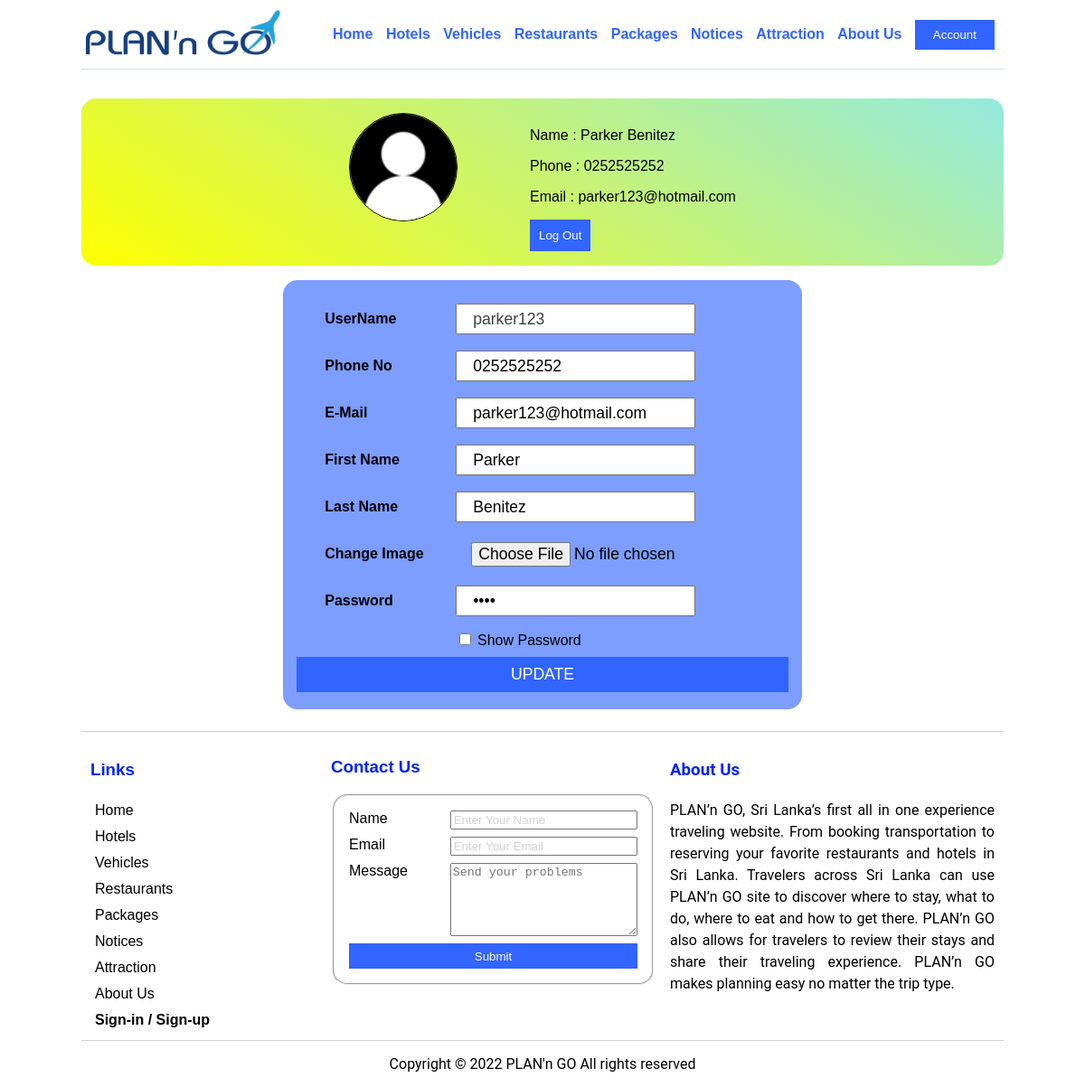
The page /profile.php (signed in) on the database its author committed.
### tables this page shows
CREATE TABLE table_user(
  userId INT UNSIGNED AUTO_INCREMENT,
  userName VARCHAR(40) NOT NULL UNIQUE,
  email VARCHAR(40) UNIQUE NOT NULL,
  phoneNo VARCHAR(10) UNIQUE,
  pwd VARCHAR(40),
  firstName VARCHAR(40),
  lastName VARCHAR(40),
  userImg VARCHAR(40) NOT NULL DEFAULT 'user.png',
  PRIMARY KEY (userId)
);

### profile.php (the view, shortened to what this page needs)
<?php
  include 'head.php';
  $conn = OpenCon();
  $sql = "SELECT * FROM `table_user` WHERE `userId` = " . $_SESSION['Id'];
  $result = $conn->query($sql);
  $result = $result->fetch_assoc();
  $img = $result['userImg'];
  $uname = $result['userName'];
  $fname = $result['firstName'];
  $lname = $result['lastName'];
  $phone = $result['phoneNo'];
  $mail = $result['email'];
  $password = $result['pwd'];
?>
	<link rel="stylesheet" hreflang="" href="https://cdnjs.cloudflare.com/ajax/libs/font-awesome/4.7.0/css/font-awesome.min.css">
  <link rel="stylesheet" href="css/profile.css" type="text/css">
<?php include 'header.php' ?>
  <section>
    <div class="user-details">
      <img src="img/User/<?php echo $img ?>" alt="User Image" class="user-img">
      <div>
        <p>Name : <?php echo $fname ?> <?php echo $lname ?></p>
        <p>Phone : <?php echo $phone ?></p>
        <p>Email : <?php echo $mail ?></p>
        <a href="logout.php"><input type="button" class="btn-animation" value="Log Out" style="padding:10px;"></a>
      </div>
    </div>
    <table class="user-update">
      <tr>
        <td><label for="uname">UserName </label></td>
        <td><input type="text" value="<?php echo $uname ?>" readonly></td>
      </tr>
      <form action="update.php" method="POST" enctype="multipart/form-data">
        <tr>
          <td><label for="phone">Phone No </label></td>
          <td><input type="text" name="phone" value="<?php echo $phone ?>"></td>
        </tr>
        <tr>
          <td><label for="email">E-Mail </label></td>
          <td><input type="email" name="email" value="<?php echo $mail ?>" required></td>
        </tr>
        <tr>
          <td><label for="first">First Name </label></td>
          <td><input type="text" name="first" value="<?php echo $fname ?>"></td>
        </tr>
        <tr>
          <td><label for="last">Last Name </label></td>
          <td><input type="text" name="last" value="<?php echo $lname ?>"></td>
        </tr>
        <tr>
          <td><label for="img">Change Image </label></td>
          <td><input type="file" name="img"></td>
        </tr>
        <tr>
          <td><label for="password">Password </label></td>
          <td><input type="password" name="password" id="password" value="<?php echo $password ?>"></td>
        </tr>
        <tr>
          <td></td>
          <td><input type="checkbox" onclick="fun1(this)"> Show Password</td>
        </tr>
        <tr>
          <th colspan="2"><input type="submit" value="Update" class="btn-animation"></th>
        </tr>
      </form>
    </table>
  </section>
  <?php include 'footer.php'; include 'messageDisplay.php' ?>
</body>
</html>

### css/main.css (style rules this page uses)
:root { --extralightblue: #ccddff; --lightblue: #7d9dff; --midblue: #3264ff; --darkblue: #0022ff; --black20: #11111120; --black30: #11111130; --black65: #11111165; --ash: #919191; --lightblack: #dadfe6; --midblack: #737373; }
* { box-sizing: border-box; transition: all .15s ease; }
body { overflow-x: hidden; width: 85%; margin-left: auto; margin-right: auto; font-family: sans-serif, "Times New Roman"; }
.btn-animation { cursor: pointer; background-color: var(--midblue); color: white; transition: 0.25s; border: 0px; }
input::placeholder { color: var(--black30); }
section, footer, .copyright, .nav_link li { opacity: 0; }
footer, .copyright, section { animation: FadeUp 0.25s ease forwards; }
section { animation-delay: .25s; }

### css/profile.css (style rules this page uses)
td:first-child { font-weight: 700; padding: 1em 2em; }
section { padding: 1.5em 0; display: grid; grid-template-columns:1fr; align-items: center; justify-items: center; grid-gap: 1em; }
.user-details { padding: 1em 0.5em; border-radius: 1em; background: rgb(254,255,0); background: linear-gradient(31deg, rgba(254,255,0,1) 0%, rgba(148,233,223,1) 100%); width: 100%; display: flex; gap: 5em; justify-content: center; }
.user-img { border: 1px solid black; border-radius: 50%; width: 10vw; height: 10vw; }
.user-update { grid-column: 1/-1; background-color: var(--lightblue); padding: 1em 0.75em; border-radius: 1em; }
.user-update tr input { padding: 0.25em 1em ; font-size: 1.1em; }
.user-update tr:first-child input { color: rgb(63, 63, 63); cursor: not-allowed; user-select: none; }
.user-update tr:last-child input { width: 100%; text-transform: uppercase; padding: 0.5em 1em; }

### rows shown on the page
table_user: userImg (placeholder picture), firstName "Parker", lastName "Benitez", phoneNo "0252525252", email "parker123@hotmail.com", userName "parker123", phone "0252525252", first "Parker", last "Benitez"
